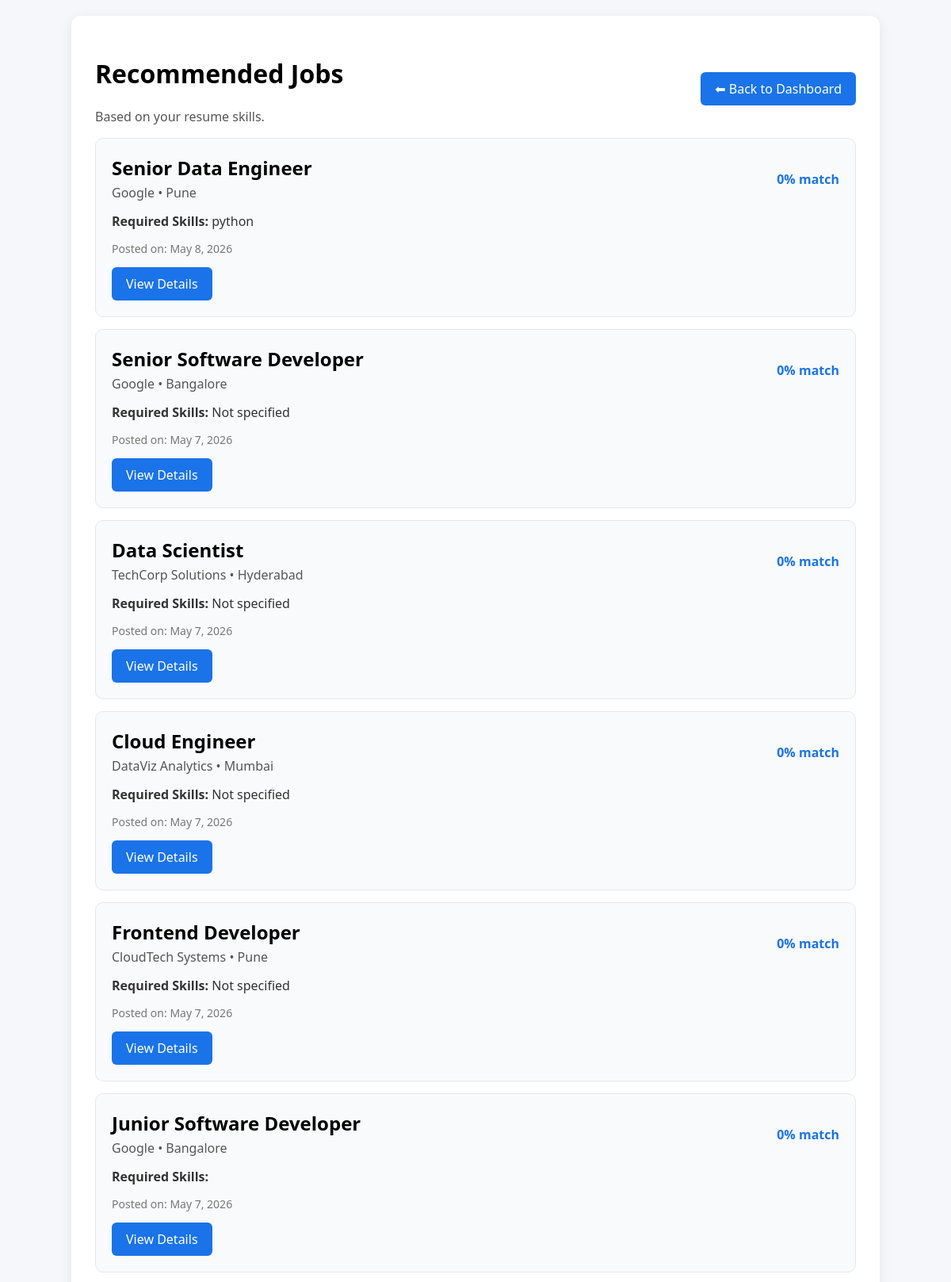
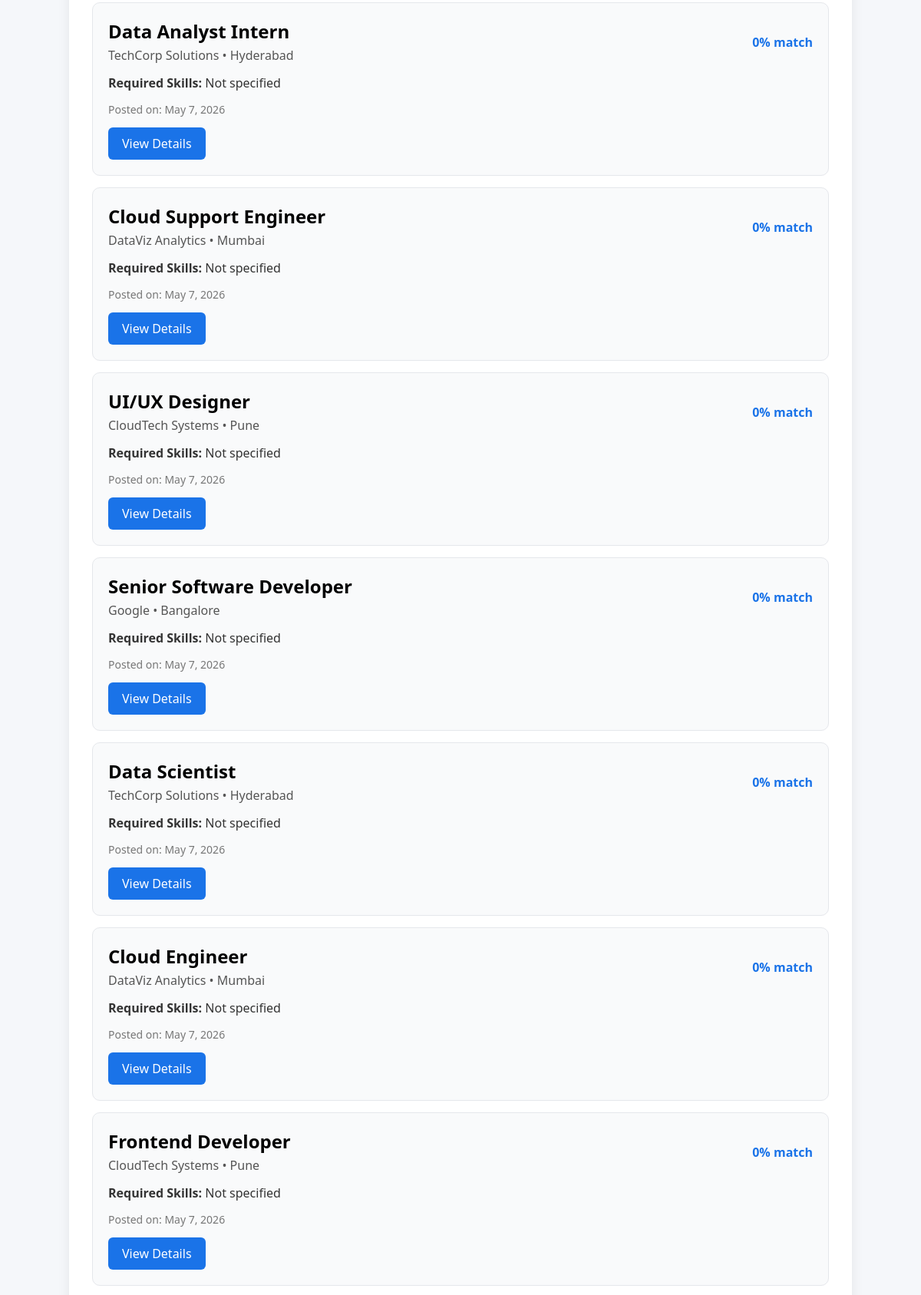
Page /student-job-recommendations.php (signed in, upper part) on the committed database (2 pictures, top to bottom).
### tables this page shows
CREATE TABLE `jobs` (
  `id` int(11) NOT NULL AUTO_INCREMENT,
  `company_id` int(11) NOT NULL,
  `title` varchar(200) NOT NULL,
  `description` text DEFAULT NULL,
  `requirements` text DEFAULT NULL,
  `required_skills` varchar(255) DEFAULT NULL,
  `location` varchar(100) DEFAULT NULL,
  `salary` varchar(50) DEFAULT NULL,
  `status` enum('active','closed') DEFAULT 'active',
  `posted_at` timestamp NOT NULL DEFAULT current_timestamp(),
  `created_at` timestamp NOT NULL DEFAULT current_timestamp(),
  PRIMARY KEY (`id`),
  KEY `idx_company_id` (`company_id`),
  KEY `idx_status` (`status`),
  KEY `idx_posted_at` (`posted_at`),
  CONSTRAINT `jobs_ibfk_1` FOREIGN KEY (`company_id`) REFERENCES `companies` (`id`) ON DELETE CASCADE
);

CREATE TABLE `companies` (
  `id` int(11) NOT NULL AUTO_INCREMENT,
  `user_id` int(11) NOT NULL,
  `name` varchar(100) NOT NULL,
  `email` varchar(100) NOT NULL,
  `industry` varchar(100) DEFAULT NULL,
  `location` varchar(100) DEFAULT NULL,
  `phone` varchar(20) DEFAULT NULL,
  `website` varchar(255) DEFAULT NULL,
  `description` text DEFAULT NULL,
  `created_at` timestamp NOT NULL DEFAULT current_timestamp(),
  PRIMARY KEY (`id`),
  KEY `idx_user_id` (`user_id`),
  CONSTRAINT `companies_ibfk_1` FOREIGN KEY (`user_id`) REFERENCES `users` (`id`) ON DELETE CASCADE
);

### student-job-recommendations.php (the view, shortened to what this page needs)
<?php
require_once 'db_connect.php';
$user_id = $_SESSION['user_id'];
$error = '';
$student = null;
$recommendedJobs = [];
function tableExistsJR($table)
{
    global $conn;
    $safe = $conn->real_escape_string($table);
    $result = $conn->query("SHOW TABLES LIKE '{$safe}'");
    $exists = $result && $result->num_rows > 0;
    return $exists;
}
if (!$error && tableExistsJR('students')) {
    $stmt = $conn->prepare("SELECT name, course, skills FROM students WHERE user_id = ? LIMIT 1");
    if ($stmt) {
        $stmt->bind_param('i', $user_id);
        $stmt->execute();
        $result = $stmt->get_result();
        $student = $result ? $result->fetch_assoc() : null;
    }
}
$skillList = [];
if ($student && !empty($student['skills'])) {
    $skillList = array_filter(array_map('trim', explode(',', $student['skills'])));
}
if (!$error && tableExistsJR('jobs')) {
    $sql = "
        SELECT j.*, c.name AS company_name
        FROM jobs j
        LEFT JOIN companies c ON c.id = j.company_id
        WHERE j.status = 'active' OR j.status IS NULL
        ORDER BY j.posted_at DESC
        LIMIT 50
    ";
    if ($result = $conn->query($sql)) {
        while ($job = $result->fetch_assoc()) {
            $jobSkills = array_filter(array_map('trim', preg_split('/[,|]/', $job['required_skills'] ?? '')));
            $matches = array_intersect(array_map('strtolower', $skillList), array_map('strtolower', $jobSkills));
            $matchScore = $skillList ? round((count($matches) / count($skillList)) * 100) : 0;
            $job['match_score'] = $matchScore;
            $job['matched_skills'] = $matches;
            $recommendedJobs[] = $job;
        }
    }
}
usort($recommendedJobs, function ($a, $b) {
    return $b['match_score'] <=> $a['match_score'];
});
?>
<!DOCTYPE html>
<html lang="en">
<head>
</head>
<body>
    <div class="container">
        <div style="display:flex; justify-content:space-between; align-items:center;">
            <div>
                <h1>Recommended Jobs</h1>
                <p style="color:#555;">Based on your resume skills.</p>
            </div>
            <a href="student-dashboard.php" class="btn">⬅ Back to Dashboard</a>
        </div>
        <?php foreach ($recommendedJobs as $job): ?>
            <div class="job-card">
                <div style="display:flex; justify-content:space-between; align-items:center;">
                    <div>
                        <h2 style="margin:0;"><?php echo htmlspecialchars($job['title']); ?></h2>
                        <p style="margin:4px 0; color:#555;"><?php echo htmlspecialchars($job['company_name'] ?? 'Company Confidential'); ?> • <?php echo htmlspecialchars($job['location'] ?? 'Flexible'); ?></p>
                    </div>
                    <div class="match"><?php echo (int) $job['match_score']; ?>% match</div>
                </div>
                <p style="margin:10px 0; color:#333;"><strong>Required Skills:</strong> <?php echo htmlspecialchars($job['required_skills'] ?? 'Not specified'); ?></p>
                <p style="font-size:14px; color:#777;">Posted on: <?php echo date('M j, Y', strtotime($job['posted_at'] ?? 'now')); ?></p>
                <div style="margin-top:10px;">
                    <?php if (!empty($job['id'])): ?>
                        <a href="job_details.php?id=<?php echo $job['id']; ?>" class="btn">View Details</a>
                    <?php else: ?>
                        <a href="student-jobs.php" class="btn">Browse Similar Jobs</a>
                    <?php endif; ?>
                </div>
            </div>
        <?php endforeach; ?>
    </div>
</body>
</html>

### student-job-recommendations.php (style rules this page uses)
body { font-family: 'Segoe UI', Tahoma, sans-serif; background: #f5f7fa; margin:0; padding:20px; }
.container { max-width: 960px; margin: 0 auto; background: white; padding: 30px; border-radius: 12px; box-shadow: 0 4px 16px rgba(0,0,0,0.08); }
.btn { display:inline-block; padding: 10px 18px; border-radius:6px; background:#1a73e8; color:white; text-decoration:none; }
.job-card { border:1px solid #e5e7eb; border-radius:10px; padding:20px; margin-bottom:15px; background:#f9fafb; }
.match { font-weight:bold; color:#1a73e8; }

### rows in the picture
jobs: title "Senior Data Engineer", company.name "Google", location "Pune", match_score "0", required_skills "python", posted_at "May 8, 2026"
jobs: title "Senior Software Developer", company.name "Google", location "Bangalore", match_score "0", required_skills "Not specified", posted_at "May 7, 2026"
jobs: title "Data Scientist", company.name "TechCorp Solutions", location "Hyderabad", match_score "0", required_skills "Not specified", posted_at "May 7, 2026"
jobs: title "Cloud Engineer", company.name "DataViz Analytics", location "Mumbai", match_score "0", required_skills "Not specified", posted_at "May 7, 2026"
jobs: title "Frontend Developer", company.name "CloudTech Systems", location "Pune", match_score "0", required_skills "Not specified", posted_at "May 7, 2026"
jobs: title "Junior Software Developer", company.name "Google", location "Bangalore", match_score "0", posted_at "May 7, 2026"
jobs: title "Data Analyst Intern", company.name "TechCorp Solutions", location "Hyderabad", match_score "0", required_skills "Not specified", posted_at "May 7, 2026"
jobs: title "Cloud Support Engineer", company.name "DataViz Analytics", location "Mumbai", match_score "0", required_skills "Not specified", posted_at "May 7, 2026"
jobs: title "UI/UX Designer", company.name "CloudTech Systems", location "Pune", match_score "0", required_skills "Not specified", posted_at "May 7, 2026"
jobs: title "Senior Software Developer", company.name "Google", location "Bangalore", match_score "0", required_skills "Not specified", posted_at "May 7, 2026"
jobs: title "Data Scientist", company.name "TechCorp Solutions", location "Hyderabad", match_score "0", required_skills "Not specified", posted_at "May 7, 2026"
jobs: title "Cloud Engineer", company.name "DataViz Analytics", location "Mumbai", match_score "0", required_skills "Not specified", posted_at "May 7, 2026"
jobs: title "Frontend Developer", company.name "CloudTech Systems", location "Pune", match_score "0", required_skills "Not specified", posted_at "May 7, 2026"
